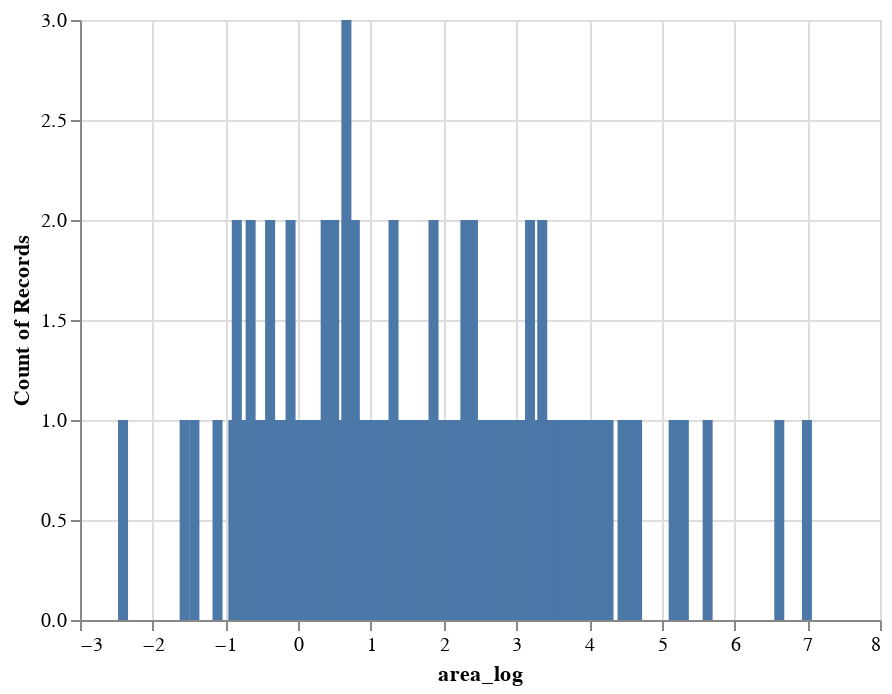

Here is the notebook cell this chart was saved with:
### Code cell
df = ff_data
winter = df.loc[(df.month == "dec") | (df.month == "feb")|(df.month =="jan")].index
spring = df.loc[(df.month == "mar") | (df.month == "apr")|(df.month =="may")].index
summer = df.loc[(df.month == "jun") | (df.month == "jul")|(df.month =="aug")].index
fall = df.loc[(df.month == "sep") | (df.month == "oct")|(df.month =="nov")].index

import altair as alt
alt.Chart(train_df).mark_bar().encode(
        x="area_log", y="count()")

### Figure 1 — Vega-Lite specification as saved in the notebook (floating-point values rounded to 4 significant figures; data arrays with more than 128 entries replaced by an {"elided": "..."} marker saying what was removed)
{"config": {"view": {"continuousWidth": 400, "continuousHeight": 300}}, "data": {"name": "data-a01aeb10dcb6303b40d81b3b92c13487"}, "mark": "bar", "encoding": {"x": {"type": "quantitative", "field": "area_log"}, "y": {"type": "quantitative", "aggregate": "count"}}, "$schema": "https://vega.github.io/schema/vega-lite/v4.8.1.json", "datasets": {"data-a01aeb10dcb6303b40d81b3b92c13487": {"elided": "413 records"}}}
